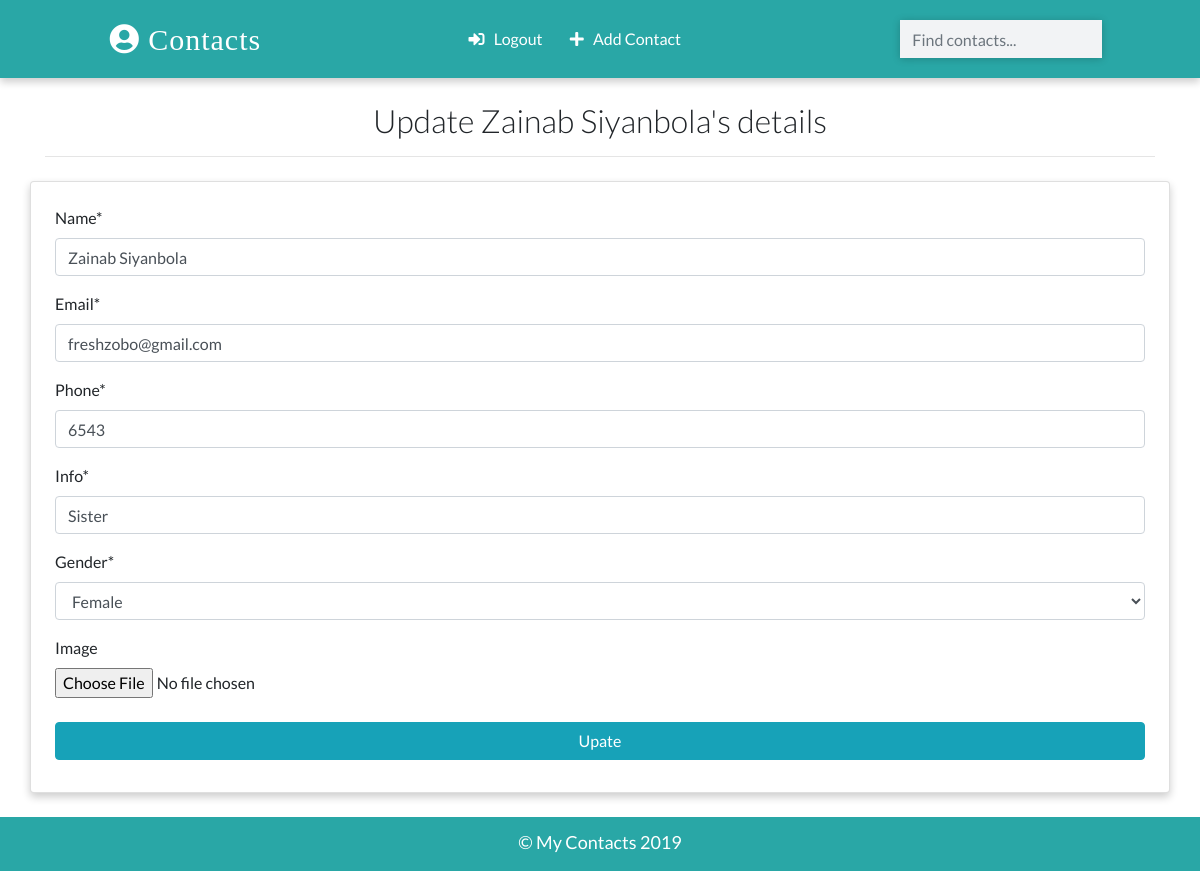
The page /contacts/update/5 (signed in) on the database its author committed.
### app/models.py (models this page shows)
class Contact(models.Model):
    manager = models.ForeignKey(User, on_delete=models.CASCADE, default=None)
    name = models.CharField(max_length=100)
    email = models.EmailField(max_length=100)
    phone = models.IntegerField()
    info = models.CharField(max_length=100)
    gender = models.CharField(max_length=100, choices=(
        ('male', 'Male'),
        ('female', 'Female')
    ))
    image = models.ImageField(upload_to='images/', blank=True)
    date_added = models.DateTimeField(default=datetime.now)
    def __str__(self):
        return self.name
    class Meta:
        ordering = ['-id']

### app/views.py (the view, shortened to what this page needs)
# urls.py: path('contacts/update/<int:pk>', views.ContactUpdateView.as_view(), name="update"),
class ContactUpdateView(LoginRequiredMixin, UpdateView):
    model = Contact
    template_name = 'update.html'
    fields = ['name', 'email', 'phone', 'info', 'gender','image']

### templates/update.html (shortened to what this page needs)
{% extends 'base.html' %}
{% load crispy_forms_tags %}
{% load static %}
{% block content %}
    <div class = "container">
        <h2 class = "heading font-weight-light text-center">Update {{ contact }}'s details</h2>
        <hr>
    </div>
    <div class = "container w-26 card p-4 mt-4">
        <form action="" method="POST" enctype="multipart/form-data">
        {{form|crispy}}
        <input type = "submit" value = "Upate" class = "w-100 text-white text-center my-2 btn btn-info">
        </form>
    </div>
{% endblock content %}

### static/css/main.css (style rules this page uses)
:root { --back: #29a7a6; --girl: #e64298; --boy: #2874dd; }
body { font-family: Lato, sans-serif; }
.card { box-shadow: 0 4px 8px 0 rgba(0, 0, 0, 0.2); transition: 0.3s; min-width: 250px; box-sizing: border-box; }

### rows shown on the page
Contact: name "Zainab Siyanbola", email "freshzobo@gmail.com", phone "6543", info "Sister", gender "Female"
